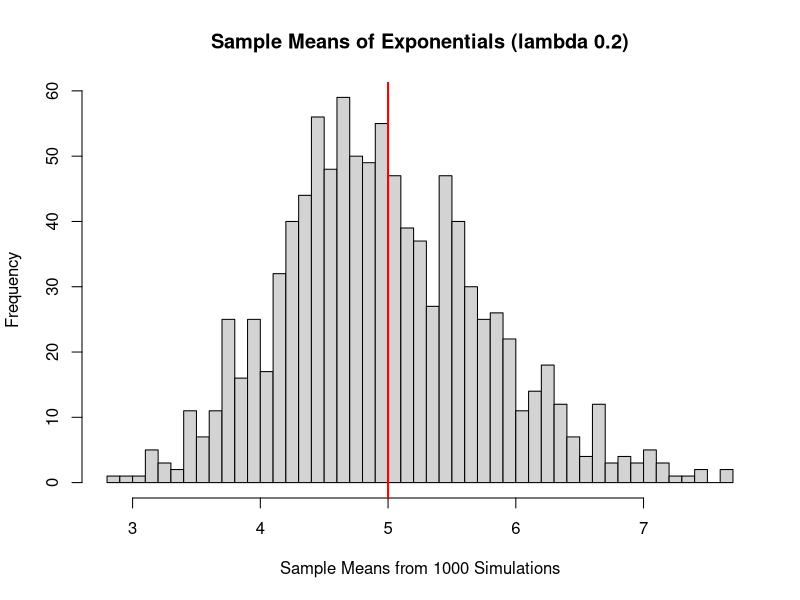
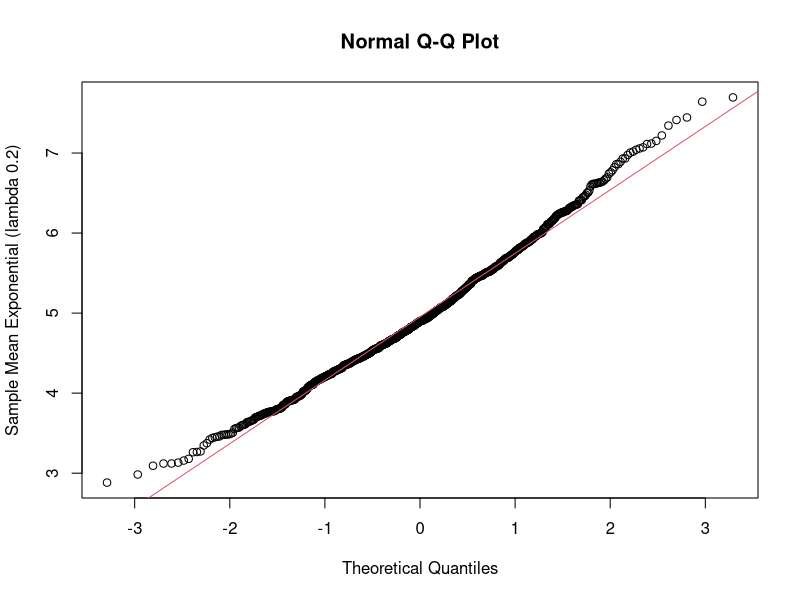
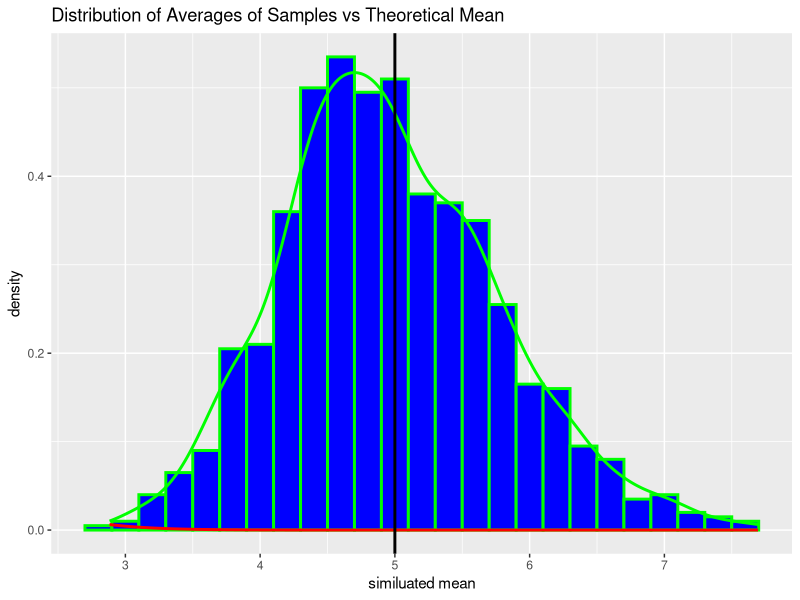

Reproduce these figures in R, in order.
## ---- chunk 1
knitr::opts_chunk$set(fig.width=13, fig.height=9, fig.path='Figures/', echo=TRUE, warning=FALSE, message=FALSE)
## ---- chunk 2
library(ggplot2)
## ---- chunk 3
# Set Seed
set.seed(33)

lambda <- 0.2

# We set to perform 1000 simulations with 40 samples 
sam_size <- 40
sim_num <- 1000

# This will do a 1000 simulations
sim_exp <- replicate(sim_num, mean(rexp(sam_size,lambda)))
 
sim_mean <- mean(sim_exp)
sim_median <- median(sim_exp)
sim_sd <- sd(sim_exp)
sim_mean
sim_median
sim_sd
## ---- chunk 4
 # calculate theoretical mean
tm <- 1/lambda

# calculate avg sample mean
sm <- mean(sim_exp)
tm
sm
## ---- chunk 5
hist(sim_exp,  freq=TRUE, breaks=50,
     main="Sample Means of Exponentials (lambda 0.2)",
     xlab="Sample Means from 1000 Simulations")
abline(v=5, col="red", lwd=2)
## ---- chunk 6
# Calculation of the theoretical sd
theor_sd <- (1/lambda)/sqrt(40)
# Calculation of the theoretical variance for sampling data
theor_var <- theor_sd^2
sim_var    <- var(sim_exp)
theor_sd
theor_var
sim_var
## ---- chunk 7
qqnorm(sim_exp, ylab = "Sample Mean Exponential (lambda 0.2)")
qqline(sim_exp, col = 2)
## ---- chunk 8
sim_mean_df <- data.frame(sim_exp);
names(sim_mean_df) <- c("sim_exp")

ggplot(sim_mean_df, aes(x=sim_exp)) +
       labs(x="similuated mean", title="Distribution of Averages of Samples vs Theoretical Mean") +
       geom_histogram(aes(y=..density..), color="green", fill="blue", size=1, binwidth=0.2) + 
       geom_density(color="green", size=1) + 
       stat_function(fun=dnorm, arg=list(mean=tm, sd=0.791), color = "red", size=1) + 
       geom_vline(xintercept=tm, color="black", size=1);
